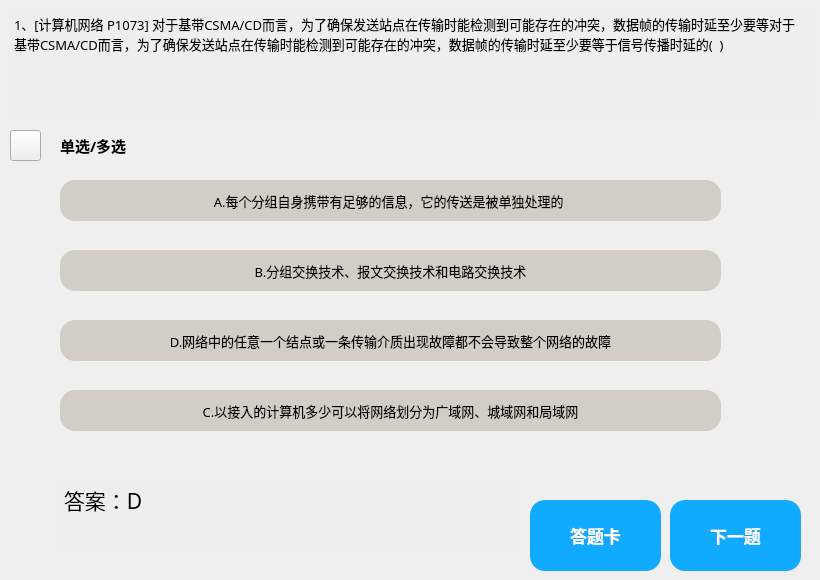
     <widget class="QWidget" name="page_11">
      <widget class="QTextBrowser" name="exercise_answer_3">
       <property name="geometry">
        <rect>
         <x>60</x>
         <y>480</y>
         <width>461</width>
         <height>71</height>
        </rect>
       </property>
       <property name="font">
        <font>
         <family>微软雅黑</family>
         <pointsize>9</pointsize>
         <underline>false</underline>
        </font>
       </property>
       <property name="styleSheet">
        <string notr="true">background-color: rgb(238, 238, 238);</string>
       </property>
       <property name="frameShape">
        <enum>QFrame::NoFrame</enum>
       </property>
       <property name="html">
        <string>&lt;!DOCTYPE HTML PUBLIC &quot;-//W3C//DTD HTML 4.0//EN&quot; &quot;http://www.w3.org/TR/REC-html40/strict.dtd&quot;&gt;
&lt;html&gt;&lt;head&gt;&lt;meta name=&quot;qrichtext&quot; content=&quot;1&quot; /&gt;&lt;style type=&quot;text/css&quot;&gt;
p, li { white-space: pre-wrap; }
&lt;/style&gt;&lt;/head&gt;&lt;body style=&quot; font-family:'微软雅黑'; font-size:9pt; font-weight:400; font-style:normal;&quot;&gt;
&lt;p style=&quot; margin-top:0px; margin-bottom:0px; margin-left:0px; margin-right:0px; -qt-block-indent:0; text-indent:0px;&quot;&gt;&lt;span style=&quot; font-size:16pt;&quot;&gt;答案：D&lt;/span&gt;&lt;/p&gt;&lt;/body&gt;&lt;/html&gt;</string>
       </property>
      </widget>
      <widget class="QTextBrowser" name="exercise_title_3">
       <property name="geometry">
        <rect>
         <x>10</x>
         <y>10</y>
         <width>801</width>
         <height>111</height>
        </rect>
       </property>
       <property name="font">
        <font>
         <family>微软雅黑</family>
         <weight>50</weight>
         <bold>false</bold>
         <underline>false</underline>
        </font>
       </property>
       <property name="styleSheet">
        <string notr="true">background-color: rgb(238, 238, 238);</string>
       </property>
       <property name="frameShape">
        <enum>QFrame::NoFrame</enum>
       </property>
       <property name="html">
        <string>&lt;!DOCTYPE HTML PUBLIC &quot;-//W3C//DTD HTML 4.0//EN&quot; &quot;http://www.w3.org/TR/REC-html40/strict.dtd&quot;&gt;
&lt;html&gt;&lt;head&gt;&lt;meta name=&quot;qrichtext&quot; content=&quot;1&quot; /&gt;&lt;style type=&quot;text/css&quot;&gt;
p, li { white-space: pre-wrap; }
&lt;/style&gt;&lt;/head&gt;&lt;body style=&quot; font-family:'微软雅黑'; font-size:9pt; font-weight:400; font-style:normal;&quot;&gt;
&lt;p style=&quot; margin-top:0px; margin-bottom:0px; margin-left:0px; margin-right:0px; -qt-block-indent:0; text-indent:0px;&quot;&gt;&lt;span style=&quot; font-family:'SimSun'; font-size:10pt;&quot;&gt;1、[计算机网络 P1073] 对于基带CSMA/CD而言，为了确保发送站点在传输时能检测到可能存在的冲突，数据帧的传输时延至少要等对于基带CSMA/CD而言，为了确保发送站点在传输时能检测到可能存在的冲突，数据帧的传输时延至少要等于信号传播时延的(  ) &lt;/span&gt;&lt;/p&gt;&lt;/body&gt;&lt;/html&gt;</string>
       </property>
      </widget>
      <widget class="QLabel" name="sigle_or_more_3">
       <property name="geometry">
        <rect>
         <x>60</x>
         <y>130</y>
         <width>81</width>
         <height>31</height>
        </rect>
       </property>
       <property name="font">
        <font>
         <family>微软雅黑</family>
         <pointsize>11</pointsize>
         <weight>75</weight>
         <bold>true</bold>
         <underline>false</underline>
        </font>
       </property>
       <property name="text">
        <string>单选/多选</string>
       </property>
      </widget>
      <widget class="QPushButton" name="Bt_A_ex_3">
       <property name="geometry">
        <rect>
         <x>60</x>
         <y>180</y>
         <width>661</width>
         <height>41</height>
        </rect>
       </property>
       <property name="font">
        <font>
         <family>微软雅黑</family>
         <pointsize>10</pointsize>
         <underline>false</underline>
        </font>
       </property>
       <property name="styleSheet">
        <string notr="true">QPushButton{
background-color: rgb(208, 206, 199);
border-radius:15px
}
QPushButton:hover{
	background-color: rgb(217, 217, 217);
	border-radius:15px
}
QPushButton:pressed{
	padding-left:5px;
	padding-top:5px;
}
</string>
       </property>
       <property name="text">
        <string>A.每个分组自身携带有足够的信息，它的传送是被单独处理的 </string>
       </property>
      </widget>
      <widget class="QPushButton" name="Bt_C_ex_3">
       <property name="geometry">
        <rect>
         <x>60</x>
         <y>320</y>
         <width>661</width>
         <height>41</height>
        </rect>
       </property>
       <property name="font">
        <font>
         <family>微软雅黑</family>
         <pointsize>10</pointsize>
         <underline>false</underline>
        </font>
       </property>
       <property name="styleSheet">
        <string notr="true">QPushButton{
background-color: rgb(208, 206, 199);
border-radius:15px
}
QPushButton:hover{
	background-color: rgb(217, 217, 217);
	border-radius:15px
}
QPushButton:pressed{
	padding-left:5px;
	padding-top:5px;
}
</string>
       </property>
       <property name="text">
        <string>D.网络中的任意一个结点或一条传输介质出现故障都不会导致整个网络的故障</string>
       </property>
      </widget>
      <widget class="QPushButton" name="Bt_B_ex_3">
       <property name="geometry">
        <rect>
         <x>60</x>
         <y>250</y>
         <width>661</width>
         <height>41</height>
        </rect>
       </property>
       <property name="font">
        <font>
         <family>微软雅黑</family>
         <pointsize>10</pointsize>
         <underline>false</underline>
        </font>
       </property>
       <property name="styleSheet">
        <string notr="true">QPushButton{
background-color: rgb(208, 206, 199);
border-radius:15px
}
QPushButton:hover{
	background-color: rgb(217, 217, 217);
	border-radius:15px
}
QPushButton:pressed{
	padding-left:5px;
	padding-top:5px;
}
</string>
       </property>
       <property name="text">
        <string>B.分组交换技术、报文交换技术和电路交换技术</string>
       </property>
      </widget>
      <widget class="QPushButton" name="Bt_D_ex_3">
       <property name="geometry">
        <rect>
         <x>60</x>
         <y>390</y>
         <width>661</width>
         <height>41</height>
        </rect>
       </property>
       <property name="font">
        <font>
         <family>微软雅黑</family>
         <pointsize>10</pointsize>
         <underline>false</underline>
        </font>
       </property>
       <property name="styleSheet">
        <string notr="true">QPushButton{
background-color: rgb(208, 206, 199);
border-radius:15px
}
QPushButton:hover{
	background-color: rgb(217, 217, 217);
	border-radius:15px
}
QPushButton:pressed{
	padding-left:5px;
	padding-top:5px;
}
</string>
       </property>
       <property name="text">
        <string>C.以接入的计算机多少可以将网络划分为广域网、城域网和局域网</string>
       </property>
      </widget>
      <widget class="QPushButton" name="exercise_next_3">
       <property name="geometry">
        <rect>
         <x>670</x>
         <y>500</y>
         <width>131</width>
         <height>71</height>
        </rect>
       </property>
       <property name="font">
        <font>
         <family>微软雅黑</family>
         <pointsize>13</pointsize>
         <weight>75</weight>
         <bold>true</bold>
         <underline>false</underline>
        </font>
       </property>
       <property name="cursor">
        <cursorShape>PointingHandCursor</cursorShape>
       </property>
       <property name="styleSheet">
        <string notr="true">QPushButton{
	background-color: rgb(16, 171, 255);
	color: rgb(255, 255, 255);
	border-radius:15px

}
QPushButton:pressed{
	padding-left:5px;
	padding-top:5px;
}</string>
       </property>
       <property name="text">
        <string>下一题</string>
       </property>
      </widget>
      <widget class="QPushButton" name="answe_sheet_1">
       <property name="geometry">
        <rect>
         <x>530</x>
         <y>500</y>
         <width>131</width>
         <height>71</height>
        </rect>
       </property>
       <property name="font">
        <font>
         <family>微软雅黑</family>
         <pointsize>13</pointsize>
         <weight>75</weight>
         <bold>true</bold>
         <underline>false</underline>
        </font>
       </property>
       <property name="cursor">
        <cursorShape>PointingHandCursor</cursorShape>
       </property>
       <property name="styleSheet">
        <string notr="true">QPushButton{
	background-color: rgb(16, 171, 255);
	color: rgb(255, 255, 255);
	border-radius:15px

}
QPushButton:pressed{
	padding-left:5px;
	padding-top:5px;
}</string>
       </property>
       <property name="text">
        <string>答题卡</string>
       </property>
      </widget>
      <widget class="QPushButton" name="Bt_back_2">
       <property name="geometry">
        <rect>
         <x>10</x>
         <y>130</y>
         <width>31</width>
         <height>31</height>
        </rect>
       </property>
       <property name="styleSheet">
        <string notr="true">QPushButton{
	
	border-image: url(:/新前缀/返回.png);
}
QPushButton:hover{
	background-color: rgb(217, 217, 217);
	border-radius:30px
}
QPushButton:pressed{
	padding-left:5px;
	padding-top:5px;
}</string>
       </property>
       <property name="text">
        <string/>
       </property>
      </widget>
     </widget>
